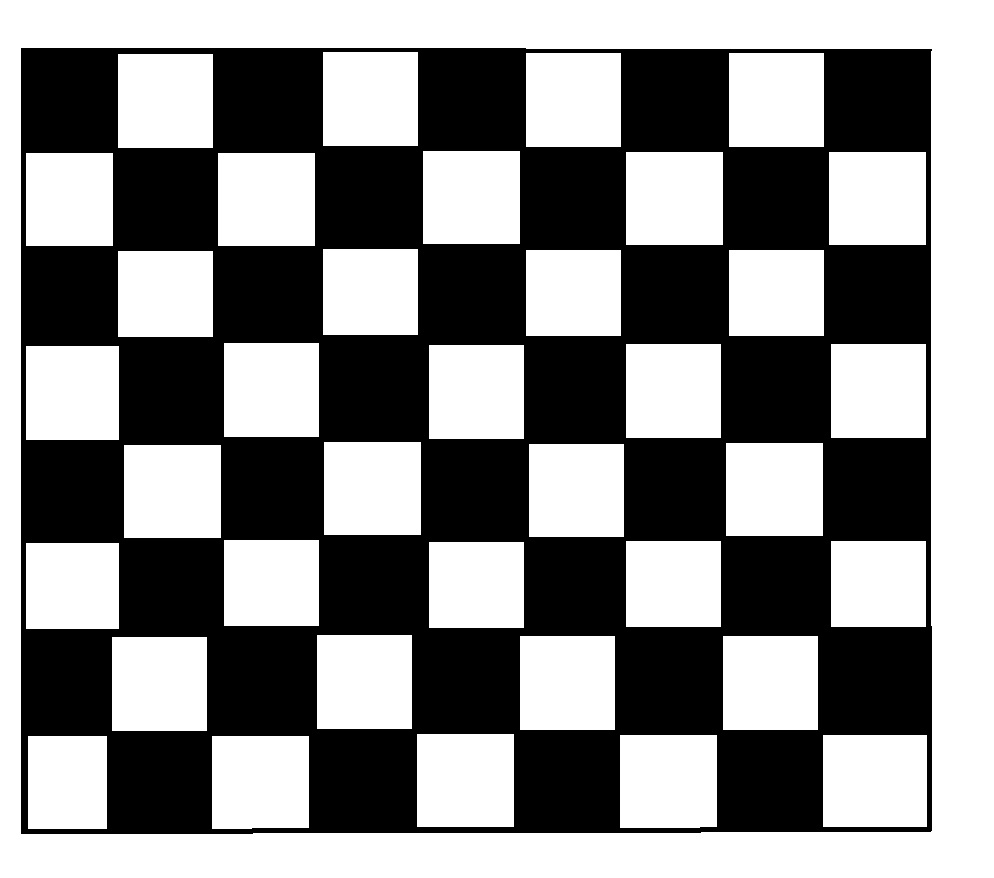
#> input picture harris_corner_detector/Homework/board.jpg, 994 x 878 px
$ python 'Harris Corner Detector.py'
#> lines starting #> are read from the running program, lines starting #| are printed output that depends on the picture; after the words box and inside, x2 and y2 are one past the last pixel; in counts of white or black regions, pixels touching at a corner belong together
import cv2
import numpy as np
import matplotlib.pyplot as plt

def conv(img,kernel):
    r = img.shape[0]
    c = img.shape[1]
    ker_r,ker_c = np.shape(kernel)
    ans = np.zeros((r,c))
    for i in range(ker_r//2,r-ker_r//2-1):
        for j in range(ker_c//2,c-ker_c//2-1):
            ans[i][j] = sum(sum((img[i-ker_r//2:i+ker_r//2+1,j-ker_c//2:j+ker_c//2+1])*kernel))
    return ans


img = cv2.imread('board.jpg')
#> img is the input picture: shape (878, 994, 3); min 0, max 255, mean 137.9
img = cv2.resize(img,(200,200))
#> img: shape (200, 200, 3)
gray = cv2.cvtColor(img,cv2.COLOR_BGR2GRAY)

gaussian_filter_1 = [[0.0030, 0.0133, 0.0219, 0.0133, 0.0030],
                    [0.0133, 0.0596, 0.0983, 0.0596, 0.0133],
                    [0.0219, 0.0983, 0.1621, 0.0983, 0.0219],
                    [0.0133, 0.0596, 0.0983, 0.0596, 0.0133],
                    [0.0030, 0.0133, 0.0219, 0.0133, 0.0030]]

w = [[0.0000, 0.0000, 0.0001, 0.0001, 0.0003, 0.0004, 0.0004, 0.0004, 0.0003, 0.0001, 0.0001, 0.0000, 0.0000],
     [0.0000, 0.0001, 0.0002, 0.0006, 0.0011, 0.0015, 0.0018, 0.0015, 0.0011, 0.0006, 0.0002, 0.0001, 0.0000],
     [0.0001, 0.0002, 0.0007, 0.0018, 0.0033, 0.0048, 0.0054, 0.0048, 0.0033, 0.0018, 0.0007, 0.0002, 0.0001],
     [0.0001, 0.0006, 0.0018, 0.0042, 0.0079, 0.0114, 0.0129, 0.0114, 0.0079, 0.0042, 0.0018, 0.0006, 0.0001],
     [0.0003, 0.0011, 0.0033, 0.0079, 0.0147, 0.0213, 0.0242, 0.0213, 0.0147, 0.0079, 0.0033, 0.0011, 0.0003],
     [0.0004, 0.0015, 0.0048, 0.0114, 0.0213, 0.0311, 0.0352, 0.0311, 0.0213, 0.0114, 0.0048, 0.0015, 0.0004],
     [0.0004, 0.0018, 0.0054, 0.0129, 0.0242, 0.0352, 0.0399, 0.0352, 0.0242, 0.0129, 0.0054, 0.0018, 0.0004],
     [0.0004, 0.0015, 0.0048, 0.0114, 0.0213, 0.0311, 0.0352, 0.0311, 0.0213, 0.0114, 0.0048, 0.0015, 0.0004],
     [0.0003, 0.0011, 0.0033, 0.0079, 0.0147, 0.0213, 0.0242, 0.0213, 0.0147, 0.0079, 0.0033, 0.0011, 0.0003],
     [0.0001, 0.0006, 0.0018, 0.0042, 0.0079, 0.0114, 0.0129, 0.0114, 0.0079, 0.0042, 0.0018, 0.0006, 0.0001],
     [0.0001, 0.0002, 0.0007, 0.0018, 0.0033, 0.0048, 0.0054, 0.0048, 0.0033, 0.0018, 0.0007, 0.0002, 0.0001],
     [0.0000, 0.0001, 0.0002, 0.0006, 0.0011, 0.0015, 0.0018, 0.0015, 0.0011, 0.0006, 0.0002, 0.0001, 0.0000],
     [0.0000, 0.0000, 0.0001, 0.0001, 0.0003, 0.0004, 0.0004, 0.0004, 0.0003, 0.0001, 0.0001, 0.0000, 0.0000]]

Hx = [[-1, -1, -1],
      [0, 0, 0],
      [1, 1, 1]]

Hy = [[-1, 0, 1],
      [-1, 0, 1],
      [-1, 0, 1]]

#Q1
im_1 = conv(gray,gaussian_filter_1)
cv2.imshow('Q1',im_1)
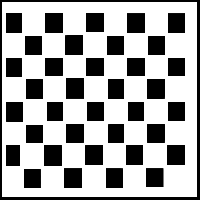
#> window 'Q1': shape (200, 200); min 0, max 255, mean 165.9

#Q2
im_2 = conv(gray,Hx)
im_3 = conv(gray,Hy)
cv2.imshow('Q2.1',im_2)
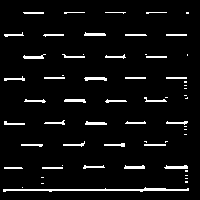
#> window 'Q2.1': shape (200, 200); 5.5% white in thin lines or dots, all inside (x1, y1, x2, y2) = (3, 12, 189, 192)
cv2.imshow('Q2.2',im_3)

#Q3
Ix = conv(gray,Hx)
Iy = conv(gray,Hy)
Ixx = Ix * Ix
Iyy = Iy * Iy
Ixy = Ix * Iy
cv2.imshow('Q3.1 Ixx',Ixx)
cv2.imshow('Q3.2 Iyy',Iyy)
cv2.imshow('Q3.3 Ixy',Ixy)
#print("Ixx = ",Ixx)
#print("Iyy = ",Iyy)
#print("Ixy = ",Ixy)

#Q4
M11= conv(Ixx,w)
#> after the loop in conv (call 6), `for i in range(ker_r//2,r-ker_r//2-1):`:
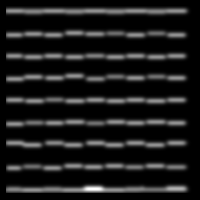
#> ans: shape (200, 200) float64; min 0, max 394149, mean 42547; drawn with min black and max white
M12= conv(Ixy,w)
#> after the loop in conv (call 7), `for i in range(ker_r//2,r-ker_r//2-1):`:
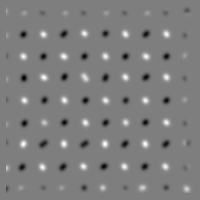
#> ans: shape (200, 200) float64; min -35373.3, max 35807.3, mean 1.6; drawn with min black and max white
M21= M12
M22= conv(Iyy,w)
#> after the loop in conv (call 8), `for i in range(ker_r//2,r-ker_r//2-1):`:
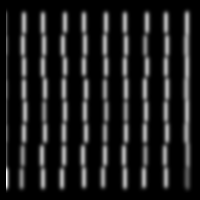
#> ans: shape (200, 200) float64; min 0, max 327542.5, mean 42039.8; drawn with min black and max white
cv2.imshow('Q4.1 M11',M11)
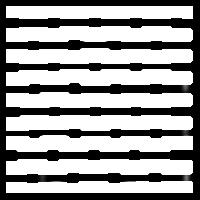
#> window 'Q4.1 M11': shape (200, 200); min 0, max 255, mean 152
cv2.imshow('Q4.2 M12',M12)
cv2.imshow('Q4.3 M21',M21)
cv2.imshow('Q4.4 M22',M22)
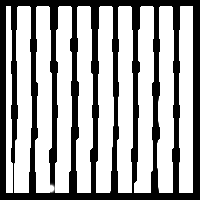
#> window 'Q4.4 M22': shape (200, 200); min 0, max 255, mean 162.7
